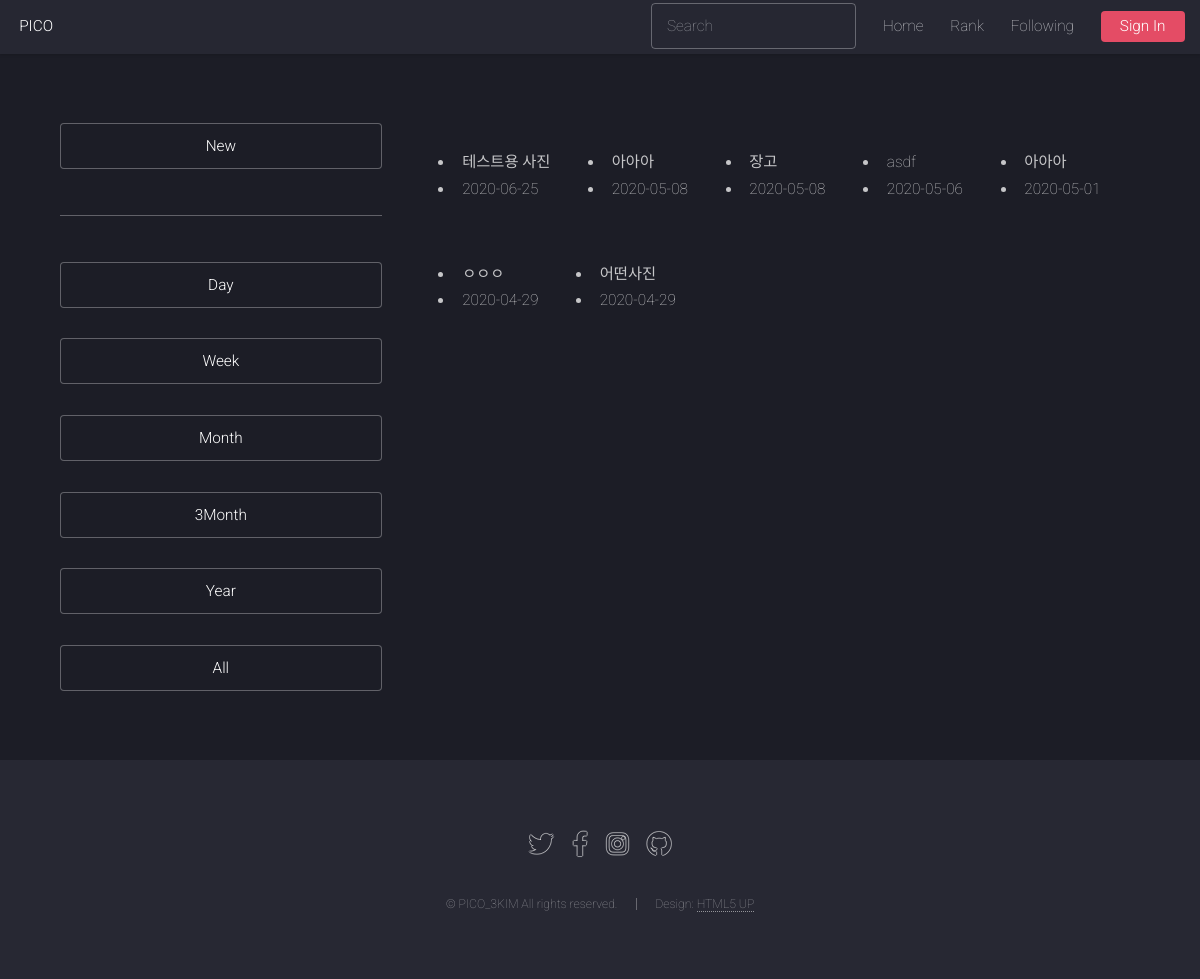
/explore/, run on an earlier commit of the app's database.
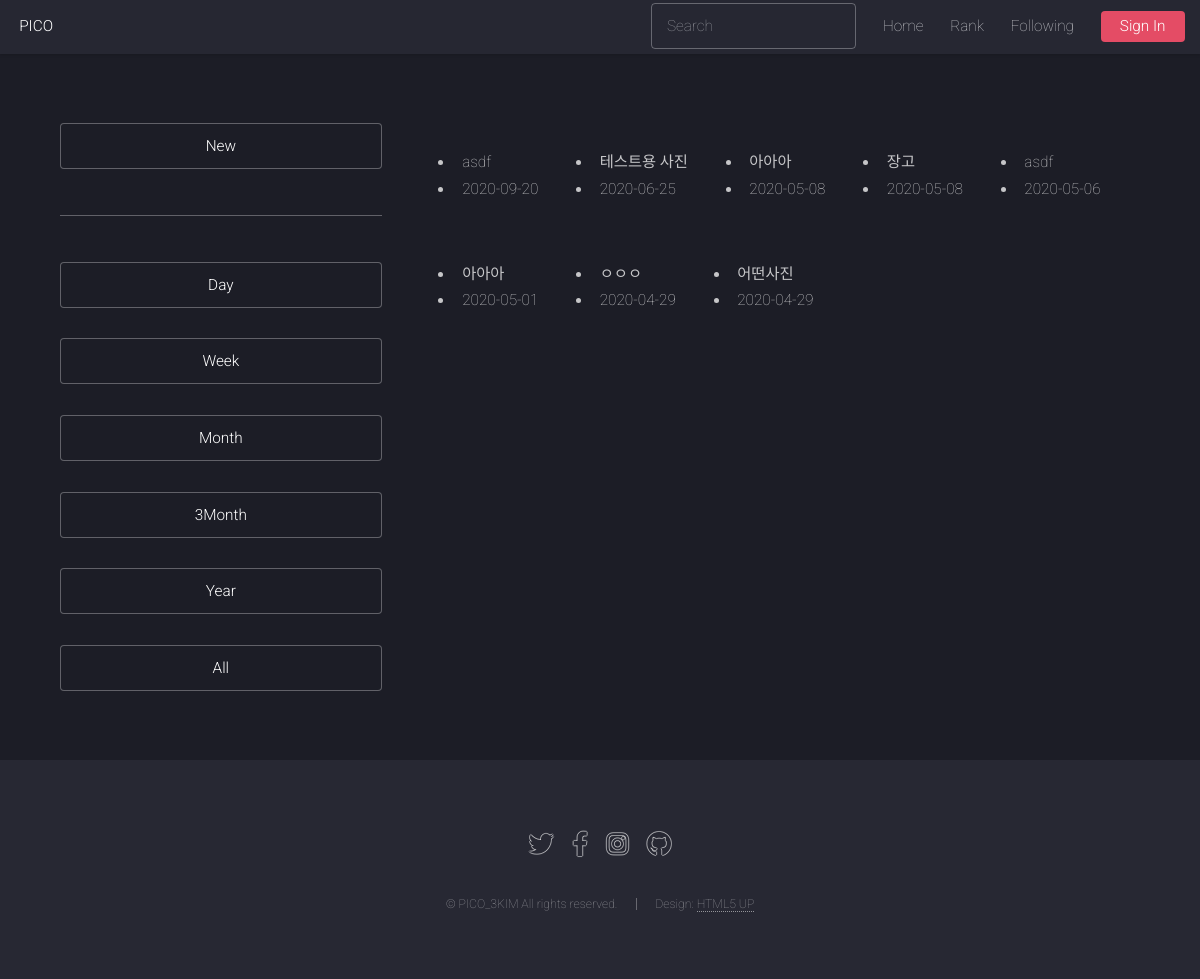
And on a later commit of the database.
### photo/models.py (models this page shows, shortened)
class Photo(models.Model):
    title = models.CharField('TITLE', max_length=30)
    description = models.TextField('Photo Description', blank=True)
    tags = TaggableManager(blank=True)
    PICOIN = models.PositiveIntegerField(default=0, verbose_name='PICOIN')
    image = models.ImageField('IMAGE', upload_to='SorlPhoto/%Y')
    upload_dt = models.DateTimeField('Upload Date', auto_now_add=True)
    owner = models.ForeignKey(User, on_delete=models.CASCADE, verbose_name='OWNER', blank=True, null=True)
    def get_absolute_url(self):
        return reverse('photo:photo_detail', args=(self.id,))

### photo/views.py (the view)
# urls.py: path('', views.PhotoLV.as_view(), name='index'),
class PhotoLV(ListView):
    model = Photo
    def get_queryset(self):
        return Photo.objects.all().order_by('-upload_dt')

### photo/templates/photo/photo_list.html (shortened to what this page needs)
{% extends "base.html" %}
{% load sorl_thumbnail %}
{% block content %}
<div class="row gtr-150">
    <div class="col-4 col-12-medium">
        <section id="sidebar">
            <div class="col-6 col-12">
                <ul class="actions fit"><li><a href="{% url 'photo:index' %}" class="button">New</a></li></ul>
                <hr>
                <ul class="actions fit"><li><a href="{% url 'photo:rank_day' %}" class="button">Day</a></li></ul>
                <ul class="actions fit"><li><a href="{% url 'photo:rank_week' %}" class="button">Week</a></li></ul>
                <ul class="actions fit"><li><a href="{% url 'photo:rank_month' %}" class="button">Month</a></li></ul>
                <ul class="actions fit"><li><a href="{% url 'photo:rank_3month' %}" class="button">3Month</a></li></ul>
                <ul class="actions fit"><li><a href="{% url 'photo:rank_year' %}" class="button">Year</a></li></ul>
                <ul class="actions fit"><li><a href="{% url 'photo:rank_all' %}" class="button">All</a></li></ul>
            </div>
        </section>
    </div>
    <div class="col-8 col-12-medium imp-medium">
        <section id="content">
            <div class="row">
                {% for photo in object_list %}
                <div>
                    <div class="tumbnail">
                    </div>
                    <ul>
                        <li class="font-italic">{{ photo.title }}</li>
                        <li class="font-italic">{{ photo.upload_dt|date:"Y-m-d" }}</li>
                    </ul>
                </div>
                {% endfor %}
            </div>
        </section>
    </div>
</div>
{% endblock %}

What changed in the data, as far as the page shows it:
added Photo: title "asdf", upload_dt "2020-09-20"
